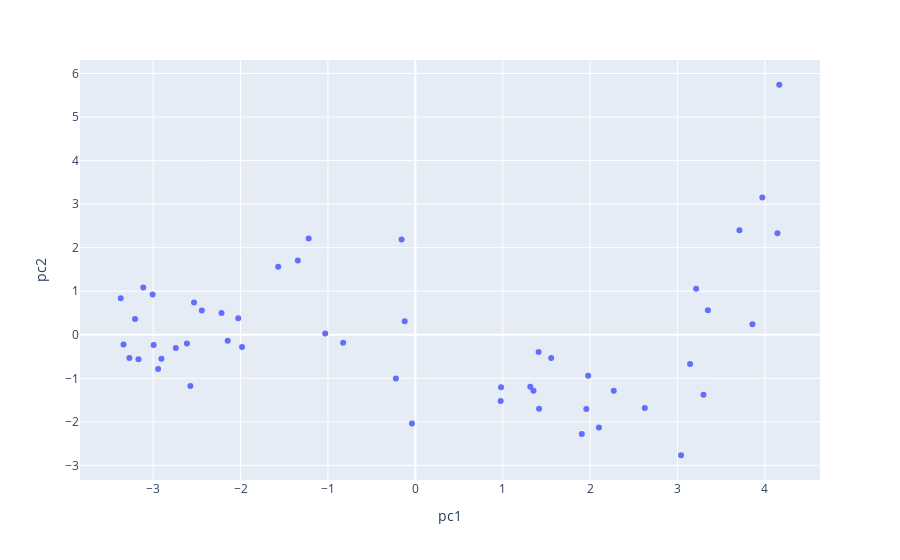

Here is the notebook cell this chart was saved with:
### Markdown cell above
<br/>

<hr style="border: 1px solid #fdb515;" />

### Question 7b

To address Problem 2, we can turn to Plotly. The below cell uses these Plotly guides ([example 1](https://plot.ly/python/text-and-annotations/), [example 2](https://plotly.com/python/hover-text-and-formatting/#disabling-or-customizing-hover-of-columns-in-plotly-express)) to create a scatter plot of the jittered .

### Code cell
# just run this cell
import plotly.express as px

# get the state names from the standardized dataframe's index
first_2_pcs_jittered['state'] = df_standardized.index

# show state names on hover
fig = px.scatter(first_2_pcs_jittered, x="pc1", y="pc2",
                hover_data={"state": True}); 

fig.show();

### Figure 1 — Plotly figure (JSON) as saved in the notebook; plotly's stock layout.template omitted (floating-point values rounded to 4 significant figures)
{"data": [{"customdata": [["Alabama"], ["Alaska"], ["Arizona"], ["Arkansas"], ["California"], ["Colorado"], ["Connecticut"], ["Delaware"], ["D.C."], ["Florida"], ["Georgia"], ["Hawaii"], ["Idaho"], ["Illinois"], ["Indiana"], ["Iowa"], ["Kansas"], ["Kentucky"], ["Louisiana"], ["Maine"], ["Maryland"], ["Massachusetts"], ["Michigan"], ["Minnesota"], ["Mississippi"], ["Missouri"], ["Montana"], ["Nebraska"], ["Nevada"], ["New Hampshire"], ["New Jersey"], ["New Mexico"], ["New York"], ["North Carolina"], ["North Dakota"], ["Ohio"], ["Oklahoma"], ["Oregon"], ["Pennsylvania"], ["Rhode Island"], ["South Carolina"], ["South Dakota"], ["Tennessee"], ["Texas"], ["Utah"], ["Vermont"], ["Virginia"], ["Washington"], ["West Virginia"], ["Wisconsin"], ["Wyoming"]], "hovertemplate": "pc1=%{x}<br>pc2=%{y}<br>state=%{customdata[0]}<extra></extra>", "legendgroup": "", "marker": {"color": "#636efa", "symbol": "circle"}, "mode": "markers", "name": "", "orientation": "v", "showlegend": false, "type": "scatter", "x": [-3.113, -3.168, -2.614, -1.569, 3.04, 0.9805, 2.1, 1.41, 4.163, -1.032, -0.1575, 3.707, -2.943, 2.27, -1.983, -0.2231, -2.74, -2.443, -2.026, 1.956, 3.857, 4.143, 1.977, 3.97, -3.37, -0.8263, -2.994, -3.339, 0.9762, 1.315, 2.625, 1.416, 3.347, -2.147, -2.218, -0.1219, -3.207, 3.297, 1.352, 3.212, -3.006, -2.574, -1.345, -2.532, -3.272, 1.904, -0.03865, 3.143, -1.22, 1.554, -2.905], "xaxis": "x", "y": [1.087, -0.56, -0.2014, 1.562, -2.768, -1.206, -2.132, -0.3959, 5.743, 0.0313, 2.188, 2.403, -0.7884, -1.288, -0.2784, -1.006, -0.3066, 0.5569, 0.3815, -1.705, 0.2391, 2.333, -0.9441, 3.154, 0.8403, -0.1813, -0.2358, -0.2246, -1.522, -1.193, -1.683, -1.699, 0.5657, -0.1376, 0.5016, 0.3133, 0.3647, -1.378, -1.287, 1.056, 0.9258, -1.179, 1.705, 0.7416, -0.5336, -2.281, -2.039, -0.6689, 2.211, -0.5329, -0.5501], "yaxis": "y"}], "layout": {"legend": {"tracegroupgap": 0}, "margin": {"t": 60}, "xaxis": {"anchor": "y", "domain": [0, 1], "title": {"text": "pc1"}}, "yaxis": {"anchor": "x", "domain": [0, 1], "title": {"text": "pc2"}}}}
